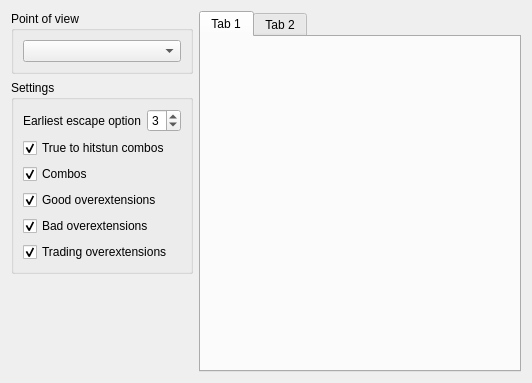
<?xml version="1.0" encoding="UTF-8"?>
<ui version="4.0">
 <class>OverextensionView</class>
 <widget class="QWidget" name="OverextensionView">
  <property name="geometry">
   <rect>
    <x>0</x>
    <y>0</y>
    <width>532</width>
    <height>383</height>
   </rect>
  </property>
  <property name="windowTitle">
   <string>Form</string>
  </property>
  <layout class="QGridLayout" name="gridLayout_2" rowstretch="0,0,0" columnstretch="0,1">
   <item row="1" column="0">
    <widget class="QGroupBox" name="groupBox_2">
     <property name="title">
      <string>Settings</string>
     </property>
     <layout class="QGridLayout" name="gridLayout">
      <item row="0" column="0">
       <widget class="QLabel" name="label">
        <property name="text">
         <string>Earliest escape option</string>
        </property>
       </widget>
      </item>
      <item row="0" column="1">
       <widget class="QSpinBox" name="spinBox_escapeOption">
        <property name="minimum">
         <number>1</number>
        </property>
        <property name="maximum">
         <number>4</number>
        </property>
        <property name="value">
         <number>3</number>
        </property>
       </widget>
      </item>
      <item row="1" column="0" colspan="2">
       <widget class="QCheckBox" name="checkBox_trueCombos">
        <property name="text">
         <string>True to hitstun combos</string>
        </property>
        <property name="checked">
         <bool>true</bool>
        </property>
       </widget>
      </item>
      <item row="2" column="0">
       <widget class="QCheckBox" name="checkBox_combos">
        <property name="text">
         <string>Combos</string>
        </property>
        <property name="checked">
         <bool>true</bool>
        </property>
       </widget>
      </item>
      <item row="3" column="0" colspan="2">
       <widget class="QCheckBox" name="checkBox_good">
        <property name="text">
         <string>Good overextensions</string>
        </property>
        <property name="checked">
         <bool>true</bool>
        </property>
       </widget>
      </item>
      <item row="4" column="0" colspan="2">
       <widget class="QCheckBox" name="checkBox_bad">
        <property name="text">
         <string>Bad overextensions</string>
        </property>
        <property name="checked">
         <bool>true</bool>
        </property>
       </widget>
      </item>
      <item row="5" column="0" colspan="2">
       <widget class="QCheckBox" name="checkBox_trading">
        <property name="text">
         <string>Trading overextensions</string>
        </property>
        <property name="checked">
         <bool>true</bool>
        </property>
       </widget>
      </item>
     </layout>
    </widget>
   </item>
   <item row="0" column="0">
    <widget class="QGroupBox" name="groupBox">
     <property name="title">
      <string>Point of view</string>
     </property>
     <layout class="QVBoxLayout" name="verticalLayout">
      <item>
       <widget class="QComboBox" name="comboBox_player"/>
      </item>
     </layout>
    </widget>
   </item>
   <item row="2" column="0">
    <spacer name="verticalSpacer">
     <property name="orientation">
      <enum>Qt::Vertical</enum>
     </property>
     <property name="sizeHint" stdset="0">
      <size>
       <width>20</width>
       <height>40</height>
      </size>
     </property>
    </spacer>
   </item>
   <item row="0" column="1" rowspan="3">
    <widget class="QTabWidget" name="tabWidget">
     <widget class="QWidget" name="tab">
      <attribute name="title">
       <string>Tab 1</string>
      </attribute>
     </widget>
     <widget class="QWidget" name="tab_2">
      <attribute name="title">
       <string>Tab 2</string>
      </attribute>
     </widget>
    </widget>
   </item>
  </layout>
 </widget>
 <resources/>
 <connections/>
</ui>
